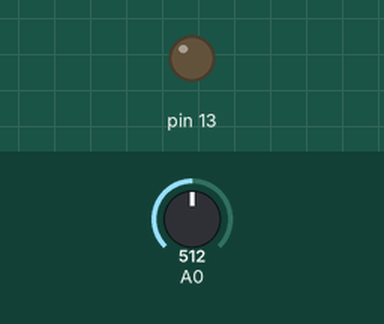
Simulated run of this sketch. Board: Arduino Uno, built with avr-gcc and run on an emulated ATmega328P. Shown: output pins drawn as LEDs (lit = HIGH). The inputs (shaded band) are chosen by the test bench; at power-on: A0 = 512.

Above: at 1.2 s.
1.3 s: A0 set to 522
At 2.4 s:
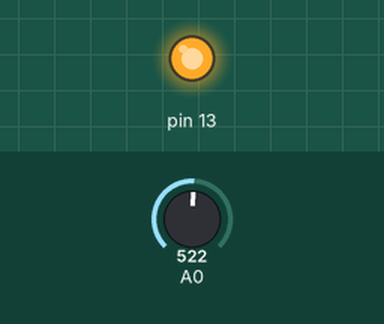
2.8 s: A0 set to 511
At 3.5 s:
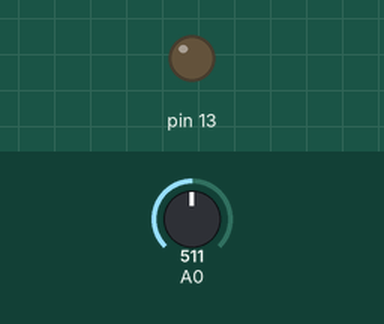
4.3 s: A0 set to 716
At 4.7 s:
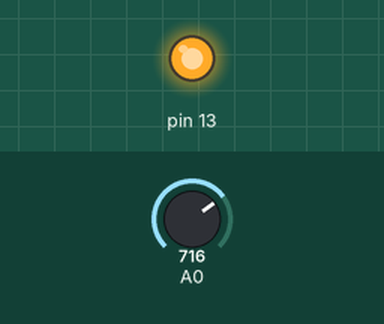
Timing chart, 0 to 7.3 s (numbered marks = the images above; inputs shaded):
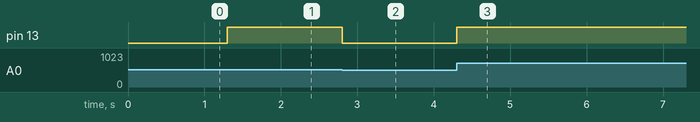

Measured:
- the behaviour switches between 512 and 513 on A0 (found by bisection; images 0 and 1)
- after the input at 1.3 s, pin 13: LOW → HIGH at once
- after the input at 2.8 s, pin 13: HIGH → LOW at once
- after the input at 4.3 s, pin 13: LOW → HIGH at once

The sketch:

LDR_LED_Control.ino
```cpp
int mean;
void setup() {
  // put your setup code here, to run once:
pinMode (13,OUTPUT);
int black=analogRead(A0);
int white=analogRead(A0);
mean= (black+white)/2;
}
void loop() {
  // put your main code here, to run repeatedly:
int value= analogRead(A0);
if (value>mean)
{
digitalWrite (13,HIGH);
}
else
{
digitalWrite(13,LOW);
}
}
```
